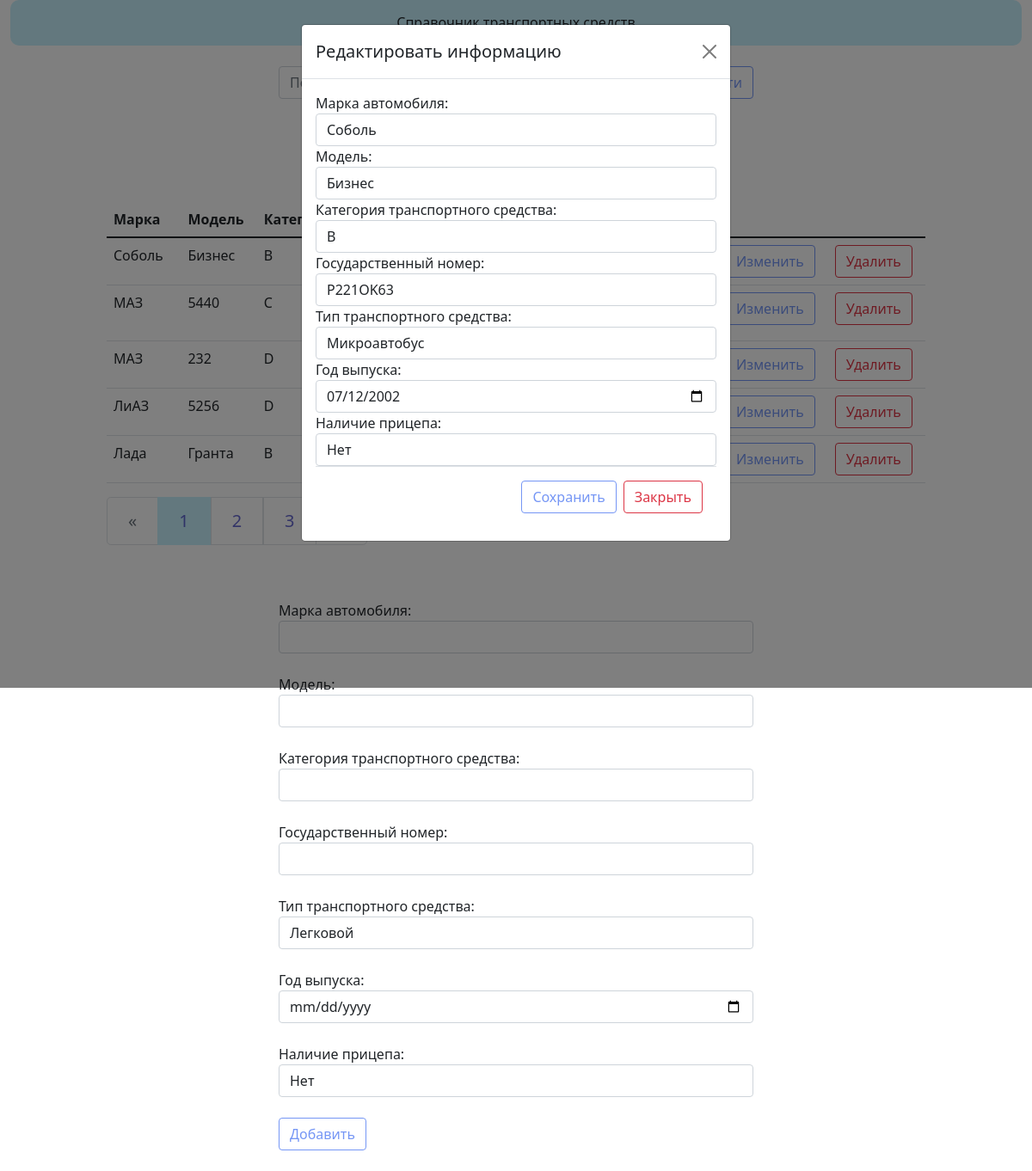
Page /?page=&id=6 on the committed database.
### models.py (models this page shows)
class Cars(db.Model):
    id = db.Column(db.Integer, primary_key=True)
    car_brand = db.Column(db.String(100))   # марка автомобиля
    car_model = db.Column(db.String(100))   # модель
    category = db.Column(db.String(100))    # категория ТС
    car_license_plate = db.Column(db.String(20), unique=True)   # государственный номер
    car_type = db.Column(db.String(100))    # тип ТС
    release_year = db.Column(db.DateTime())    # год выпуска
    trailer = db.Column(db.String(5))    # наличие прицепа

### view.py (the view, shortened to what this page needs)
@app.route('/', methods=['POST', 'GET'])
def index():
    form = CarsForm()
    page = request.args.get('page')
    if page and page.isdigit():
        page = int(page)
    else:
        page = 1
    search = request.args.get('search')
    if search:
        cars = Cars.query.filter(Cars.car_brand.contains(search) | Cars.category.contains(search)).order_by(Cars.car_brand.desc())
    else:
        cars = Cars.query.order_by(Cars.car_brand.desc())
    pages = cars.paginate(page=page, per_page=5)
    car_id = request.args.get('id')
    if car_id:
        car_edit = Cars.query.filter_by(id=car_id).first_or_404()
        if request.method == 'POST' and car_id:
            form_edit = CarsForm(formdata=request.form, obj=car_edit)
            form_edit.populate_obj(car_edit)
            db.session.commit()
            flash(message=f"Изменения сохранены", category='success')
            return redirect(url_for('index', page=request.args.get('page'), search=request.args.get('search')))
        form_edit = CarsForm(obj=car_edit)
        return render_template('modal.html', car_edit=car_edit, form_edit=form_edit, form=form, pages=pages, search=search)
    return render_template('index.html', form=form, pages=pages, search=search)

### form.py
class CarsForm(FlaskForm):
    car_brand = StringField('Марка автомобиля: ', validators=[InputRequired()])
    car_model = StringField('Модель: ', validators=[InputRequired()])
    category = StringField('Категория транспортного средства: ', validators=[InputRequired()])
    car_license_plate = StringField('Государственный номер: ', validators=[InputRequired()])
    car_type = SelectField('Тип транспортного средства: ', choices=[('Легковой', 'Легковой'),
                                                                    ('Грузовой', 'Грузовой'),
                                                                    ('Микроавтобус ', 'Микроавтобус '),
                                                                    ('Автобус', 'Автобус'),
                                                                    ('Автомобиль - тягач', 'Автомобиль - тягач')
                                                                    ])
    release_year = DateField('Год выпуска: ', validators=[InputRequired()])
    trailer = SelectField('Наличие прицепа: ', choices=[('Нет', 'Нет'), ('Да', 'Да')])

### templates/modal.html (shortened to what this page needs)
{% extends 'base.html' %}
{% block search %}
    <form class="d-flex" action="{{ url_for('index')}}" method="GET">
    <button class="btn btn-outline-success" type="submit">Найти</button>
    </form>
{% endblock %}
{% block content %}
<table class="table">
    <thead>
    <tr>
        <th scope="col">Марка</th>
        <th scope="col">Модель</th>
        <th scope="col">Категория</th>
        <th scope="col">Гос. номер</th>
        <th scope="col">Тип т.с.</th>
        <th scope="col">Год выпуска</th>
        <th scope="col">Прицеп</th>
    </tr>
    </thead>
    <tbody>
    {% for car in pages.items %}
    <tr>
        <td class="col-1">{{ car.car_brand }}</td>
        <td class="col-1">{{ car.car_model }}</td>
        <td class="col-1">{{ car.category }}</td>
        <td class="col-1">{{ car.car_license_plate }}</td>
        <td class="col-1">{{ car.car_type }}</td>
        <td class="col-1">{{ car.release_year.strftime("%Y") }}</td>
        <td class="col-1">{{ car.trailer }}</td>
        <td class="col-1">
            <button id={{car.id}}
                    class="btn btn-outline-success"
                    onclick='window.location.href="{{ url_for('index', page=request.args.get('page', ''), id=car.id, search=search) }}"' method="GET">
                    Изменить
            </button>
        </td>
        <td class="col-1">
            <button id={{car.id}}
                    class="btn btn-outline-danger"
                    onclick='window.location.href="{{ url_for('delete',id=car.id) }}"' method="POST">
                    Удалить
            </button>
        </td>
    </tr>
    {% endfor %}
    </tbody>
</table>
<nav aria-label="Page navigation example">
    <ul class="pagination pagination-lg">
        <li {% if not pages.has_prev %} class="page-item disabled"  {% endif %}>
            <a class="page-link" href="{{ url_for('index', search=search, page=pages.prev_num) }}"
               aria-label="Previous">
                <span aria-hidden="true">&laquo;</span>
            </a>
        </li>
        {% for page in pages.iter_pages(left_edge=2,right_edge=2,left_current=1, right_current=2) %}
        {% if page %}
        <li {% if page == pages.page %} class="page-item active" {% endif %}>
            <a class="page-link" href="{{ url_for('index', search=search, page=page) }}">{{ page }}</a>
        </li>
        {% else %}
        <li class="page-item"><a class="page-link">...</a></li>
        {% endif %}
        {% endfor %}
        <li {% if pages.has_next %} class="page-item"  {% else %} class="page-item disabled" {% endif %}>
            <a class="page-link"  href="{{ url_for('index',search=search, page=pages.next_num) }}"
               aria-label="Next">
                <span aria-hidden="true">&raquo;</span>
            </a>
        </li>
    </ul>
</nav>
{% endblock %}
{% block modal %}
<div class="modal" id="exampleModal" tabindex="-1" aria-labelledby="exampleModalLabel" aria-hidden="true">
  <div class="modal-dialog modal-dialog-scrollable">
    <div class="modal-content">
      <div class="modal-header">
        <h5 class="modal-title" id="exampleModalLabel">Редактировать информацию</h5>
        <button type="button" class="btn-close" onclick='window.location.href="{{ url_for('index', page=request.args.get('page', ''), search=search) }}"' method="GET" aria-label="Закрыть"></button>
      </div>
      <div class="modal-body">
        <form action="{{ url_for('index', id=car_edit.id, page=request.args.get('page', ''), search=search)}}" method="POST">
          {% for field in form_edit if field.name not in ['csrf_token'] %}
          {{ field.label(class="control-label") }}
          {{ field(class="form-control") }}
          {% endfor %}
          <div class="modal-footer">
          <button type="submit" class="btn btn-outline-success">Сохранить</button>
          <button type="button" class="btn btn-outline-danger" onclick='window.location.href="{{ url_for('index', page=request.args.get('page', ''), search=search) }}"' method="GET">Закрыть</button>
          </div>
        </form>
      </div>
    </div>
  </div>
</div>
{% endblock %}
{% block form %}
<form action="{{ url_for('index')}}" method="POST">
    {% for field in form if field.name not in ['csrf_token'] %}
        {{ field.label(class="control-label") }}
        {{ field(class="form-control") }}<br>
    {% endfor %}
    <button type="submit" class="btn btn-outline-success">Добавить</button>
</form>
{% endblock %}

### static/css/style.css (style rules this page uses)
.btn-outline-success { color: #7596f5; border-color: #7596f5; }
.page-item.active .page-link { color: #4b4ec7d9; background-color: #c6f0fd; border-color: #c6f0fd; }
.page-link { position: relative; display: block; color: #4b4ec7d9; }
a { color:#27d2e3 }

### rows in the picture
Cars: car_brand "Соболь", car_model "Бизнес", category "B", car_type "Легковой" "Нет", car_brand "Соболь" "Бизнес" "B" "P221OK63" "Микроавтобус" "07/12/2002" "Нет"
Cars: car_brand "МАЗ", car_model "5440", category "C"
Cars: car_brand "МАЗ", car_model "232", category "D"
Cars: car_brand "ЛиАЗ", car_model "5256", category "D"
Cars: car_brand "Лада", car_model "Гранта", category "B"

### other values in the picture
{{ page }} "1" "2" "3"
{{ field.label(class="control-label") }} "Марка автомобиля:" "Модель:" "Категория транспортного средства:" "Государственный номер:" "Тип транспортного средства:" "Год выпуска:" "Наличие прицепа:"
